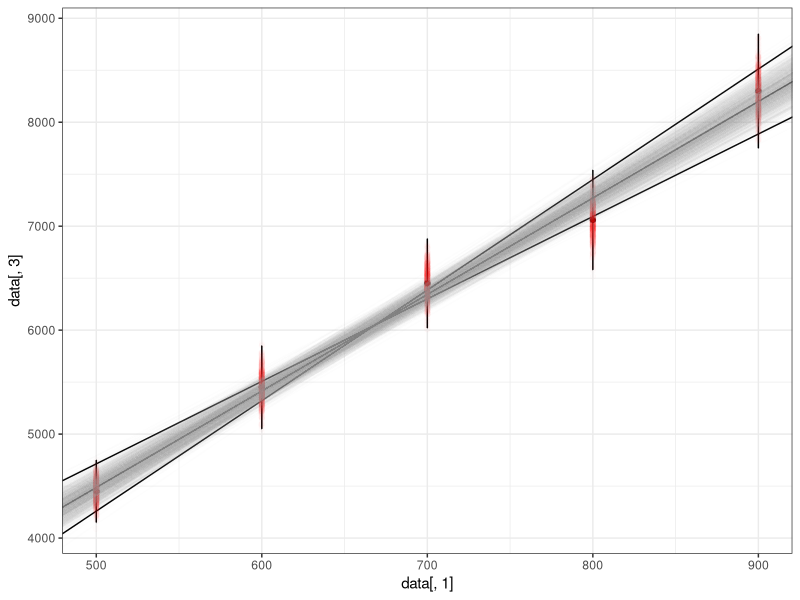

Write the R code that produced this figure.
library("ggplot2")
library("ggthemes")
library("scales")
library("reshape2")
library("nlme")

# Give data as csv file with columns: x, xuncertainty, y, yuncertainty
# If you have a header on your file set header = TRUE below.

data = read.csv("testvalues.csv", header = FALSE)

normaldistribution = function(n, mean, uncertainty) {
  #Assuming range contains 95% of data, sd = range/4
  #Assuming range contains 99.7% of data, sd = range/6
  #Range = 2*uncertainty
  sd = uncertainty/3
  #rnorm() can take vectors (term for lists), will cycle through them
  result = rnorm(n*length(mean), mean = mean, sd = sd)
  #Create matrix of results. Each row is a point, and each column is a generated set of points.
  resultmatrix = matrix(result, , ncol = n, byrow = FALSE)
  #Reorganize the result
  melteddata = melt(resultmatrix)
  melteddata[,1] = NULL
  return(melteddata)
}

#Change the n value for these for more accuracy. Values of 10000 or higher seem to work well, but take some time.
xdata = normaldistribution(1000, data[,1], data[,2])
ydata = normaldistribution(1000, data[,3], data[,4])

yerrors = aes(ymax = data[,3] + data[,4], ymin = data[,3] - data[,4])
xerrors = aes(xmax = data[,1] + data[,2], xmin = data[,1] - data[,2])

mergeddata = cbind(xdata, ydata)
mergeddata[,3] = NULL
names(mergeddata) = c("Index", "xValue", "yValue")

regressions = coef(lmList(yValue ~ xValue | Index, data = mergeddata, pool = FALSE))

bestlineslope = mean(regressions[,2])
bestlineintercept = mean(regressions[,1])

#Change to 2 or 3 sd depending on accuracy desired.
slopeUncertainty = 3*sd(regressions[,2])
interceptUncertainty = 3*sd(regressions[,1])

highslope = mean(regressions[,2]) + slopeUncertainty
highintercept = mean(regressions[,1]) + interceptUncertainty

lowslope = mean(regressions[,2]) - slopeUncertainty
lowintercept = mean(regressions[,1]) - interceptUncertainty

plot1 = 
  qplot(data[,1], data[,3]) + 
  theme_bw() +
  #Change the below errorbar width and heights to match the graph.
  geom_errorbar(yerrors, width = 0.2)  + 
  geom_errorbarh(xerrors, height = 0.3) + 
  geom_abline(intercept = bestlineintercept, slope = bestlineslope) +
  geom_abline(intercept = highintercept, slope = lowslope) + 
  geom_abline(intercept = lowintercept, slope = highslope) + 
  #Below shows the generated data in red.
  geom_point(aes(xdata[,2], ydata[,2]), color = "red", alpha = 1/150) +
  #Below shows the generated regressions lines in grey.
  geom_abline(intercept = regressions[,1], slope = regressions[,2], alpha = 1/50, color = "grey")

print(plot1)

cat("Slope: ", bestlineslope, "Slope Uncertainty: ", slopeUncertainty, 
    "\nIntercept: ", bestlineintercept, "Intercept Uncertainty: ", interceptUncertainty)

#Some interesting density plots:
#plot(density(regresssions[,2])
#plot(density(regresssions[,1])
#plot(density(mergeddata[,2]))
#plot(density(mergeddata[,3]))
